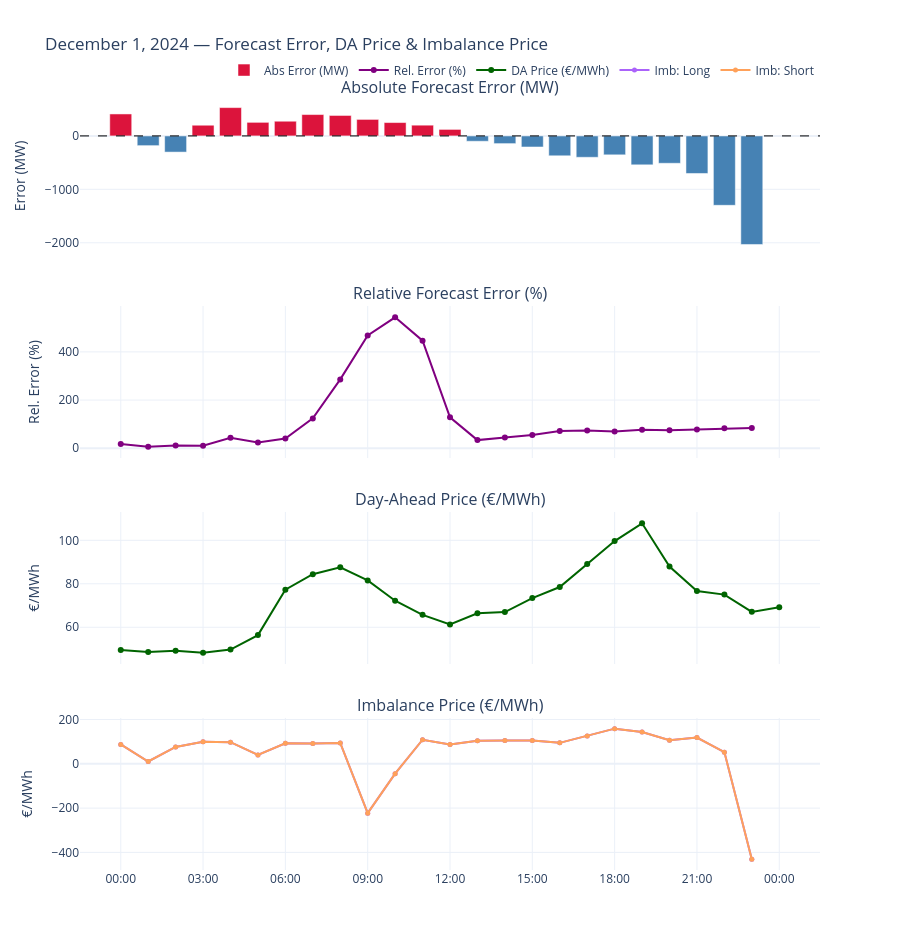

Write notebook code for a chart like this one.
### Code cell
# --- Chart B: Dec 1 — Absolute error, relative error (%), DA price, imbalance price ---
from plotly.subplots import make_subplots

fig_b = make_subplots(
    rows=4, cols=1,
    shared_xaxes=True,
    vertical_spacing=0.07,
    subplot_titles=(
        "Absolute Forecast Error (MW)",
        "Relative Forecast Error (%)",
        "Day-Ahead Price (€/MWh)",
        "Imbalance Price (€/MWh)"
    )
)

bar_colors = ["crimson" if e > 0 else "steelblue" for e in df_dec1["error"]]

# Row 1: Signed error bars
fig_b.add_trace(go.Bar(
    x=df_dec1.index, y=df_dec1["error"],
    marker_color=bar_colors,
    name="Abs Error (MW)"
), row=1, col=1)
fig_b.add_hline(y=0, line_dash="dash", line_color="black", line_width=1, row=1, col=1)

# Row 2: Relative error (%)
fig_b.add_trace(go.Scatter(
    x=df_dec1.index, y=df_dec1["rel_error"],
    mode="lines+markers",
    line=dict(color="purple", width=2),
    marker=dict(size=6),
    name="Rel. Error (%)"
), row=2, col=1)

# Row 3: DA price
fig_b.add_trace(go.Scatter(
    x=da_prices.index, y=da_prices.values,
    mode="lines+markers",
    line=dict(color="darkgreen", width=2),
    marker=dict(size=6),
    name="DA Price (€/MWh)"
), row=3, col=1)

# Row 4: Imbalance prices — plot all columns returned
for col in imb_prices.columns:
    fig_b.add_trace(go.Scatter(
        x=imb_prices.index, y=imb_prices[col],
        mode="lines+markers",
        marker=dict(size=5),
        name=f"Imb: {col}"
    ), row=4, col=1)

fig_b.update_xaxes(tickformat="%H:%M", row=4, col=1)
fig_b.update_yaxes(title_text="Error (MW)", row=1, col=1)
fig_b.update_yaxes(title_text="Rel. Error (%)", row=2, col=1)
fig_b.update_yaxes(title_text="€/MWh", row=3, col=1)
fig_b.update_yaxes(title_text="€/MWh", row=4, col=1)

fig_b.update_layout(
    title="December 1, 2024 — Forecast Error, DA Price & Imbalance Price",
    hovermode="x unified",
    template="plotly_white",
    height=950,
    legend=dict(orientation="h", yanchor="bottom", y=1.02, xanchor="right", x=1)
)
fig_b.show()

### Figure 1 — Plotly figure (JSON) as saved in the notebook; plotly's stock layout.template omitted (floating-point values rounded to 4 significant figures)
{"data": [{"marker": {"color": ["crimson", "steelblue", "steelblue", "crimson", "crimson", "crimson", "crimson", "crimson", "crimson", "crimson", "crimson", "crimson", "crimson", "steelblue", "steelblue", "steelblue", "steelblue", "steelblue", "steelblue", "steelblue", "steelblue", "steelblue", "steelblue", "steelblue"]}, "name": "Abs Error (MW)", "type": "bar", "x": ["2024-03-11T00:00:00+01:00", "2024-03-11T01:00:00+01:00", "2024-03-11T02:00:00+01:00", "2024-03-11T03:00:00+01:00", "2024-03-11T04:00:00+01:00", "2024-03-11T05:00:00+01:00", "2024-03-11T06:00:00+01:00", "2024-03-11T07:00:00+01:00", "2024-03-11T08:00:00+01:00", "2024-03-11T09:00:00+01:00", "2024-03-11T10:00:00+01:00", "2024-03-11T11:00:00+01:00", "2024-03-11T12:00:00+01:00", "2024-03-11T13:00:00+01:00", "2024-03-11T14:00:00+01:00", "2024-03-11T15:00:00+01:00", "2024-03-11T16:00:00+01:00", "2024-03-11T17:00:00+01:00", "2024-03-11T18:00:00+01:00", "2024-03-11T19:00:00+01:00", "2024-03-11T20:00:00+01:00", "2024-03-11T21:00:00+01:00", "2024-03-11T22:00:00+01:00", "2024-03-11T23:00:00+01:00"], "xaxis": "x", "y": [411.0, -182.0, -303.0, 200.0, 530.0, 254.0, 275.0, 400.0, 383.0, 309.0, 250.0, 201.0, 122.0, -100.0, -144.0, -207.0, -372.0, -400.0, -354.0, -541.0, -512.0, -703.0, -1299.0, -2032.0], "yaxis": "y"}, {"line": {"color": "purple", "width": 2}, "marker": {"size": 6}, "mode": "lines+markers", "name": "Rel. Error (%)", "type": "scatter", "x": ["2024-03-11T00:00:00+01:00", "2024-03-11T01:00:00+01:00", "2024-03-11T02:00:00+01:00", "2024-03-11T03:00:00+01:00", "2024-03-11T04:00:00+01:00", "2024-03-11T05:00:00+01:00", "2024-03-11T06:00:00+01:00", "2024-03-11T07:00:00+01:00", "2024-03-11T08:00:00+01:00", "2024-03-11T09:00:00+01:00", "2024-03-11T10:00:00+01:00", "2024-03-11T11:00:00+01:00", "2024-03-11T12:00:00+01:00", "2024-03-11T13:00:00+01:00", "2024-03-11T14:00:00+01:00", "2024-03-11T15:00:00+01:00", "2024-03-11T16:00:00+01:00", "2024-03-11T17:00:00+01:00", "2024-03-11T18:00:00+01:00", "2024-03-11T19:00:00+01:00", "2024-03-11T20:00:00+01:00", "2024-03-11T21:00:00+01:00", "2024-03-11T22:00:00+01:00", "2024-03-11T23:00:00+01:00"], "xaxis": "x2", "y": [17.72, 6.454, 10.97, 10.15, 43.16, 24.28, 40.26, 123.8, 285.8, 468.2, 543.5, 446.7, 128.4, 33.78, 44.44, 55.5, 71.26, 73.26, 69.82, 77.07, 75.18, 77.85, 83.0, 84.32], "yaxis": "y2"}, {"line": {"color": "darkgreen", "width": 2}, "marker": {"size": 6}, "mode": "lines+markers", "name": "DA Price (€/MWh)", "type": "scatter", "x": ["2024-03-11T00:00:00+01:00", "2024-03-11T01:00:00+01:00", "2024-03-11T02:00:00+01:00", "2024-03-11T03:00:00+01:00", "2024-03-11T04:00:00+01:00", "2024-03-11T05:00:00+01:00", "2024-03-11T06:00:00+01:00", "2024-03-11T07:00:00+01:00", "2024-03-11T08:00:00+01:00", "2024-03-11T09:00:00+01:00", "2024-03-11T10:00:00+01:00", "2024-03-11T11:00:00+01:00", "2024-03-11T12:00:00+01:00", "2024-03-11T13:00:00+01:00", "2024-03-11T14:00:00+01:00", "2024-03-11T15:00:00+01:00", "2024-03-11T16:00:00+01:00", "2024-03-11T17:00:00+01:00", "2024-03-11T18:00:00+01:00", "2024-03-11T19:00:00+01:00", "2024-03-11T20:00:00+01:00", "2024-03-11T21:00:00+01:00", "2024-03-11T22:00:00+01:00", "2024-03-11T23:00:00+01:00", "2024-03-12T00:00:00+01:00"], "xaxis": "x3", "y": [49.49, 48.57, 49.19, 48.3, 49.74, 56.38, 77.29, 84.43, 87.58, 81.53, 72.22, 65.72, 61.26, 66.4, 67.0, 73.42, 78.51, 89.1, 99.66, 107.8, 87.92, 76.68, 75.02, 67.08, 69.18], "yaxis": "y3"}, {"marker": {"size": 5}, "mode": "lines+markers", "name": "Imb: Long", "type": "scatter", "x": ["2024-03-11T00:00:00+01:00", "2024-03-11T01:00:00+01:00", "2024-03-11T02:00:00+01:00", "2024-03-11T03:00:00+01:00", "2024-03-11T04:00:00+01:00", "2024-03-11T05:00:00+01:00", "2024-03-11T06:00:00+01:00", "2024-03-11T07:00:00+01:00", "2024-03-11T08:00:00+01:00", "2024-03-11T09:00:00+01:00", "2024-03-11T10:00:00+01:00", "2024-03-11T11:00:00+01:00", "2024-03-11T12:00:00+01:00", "2024-03-11T13:00:00+01:00", "2024-03-11T14:00:00+01:00", "2024-03-11T15:00:00+01:00", "2024-03-11T16:00:00+01:00", "2024-03-11T17:00:00+01:00", "2024-03-11T18:00:00+01:00", "2024-03-11T19:00:00+01:00", "2024-03-11T20:00:00+01:00", "2024-03-11T21:00:00+01:00", "2024-03-11T22:00:00+01:00", "2024-03-11T23:00:00+01:00"], "xaxis": "x4", "y": [87.24, 10.43, 75.87, 99.38, 97.56, 39.56, 92.22, 91.47, 94.33, -222.9, -44.62, 108.6, 86.75, 104.0, 105.3, 105.3, 94.52, 125.3, 158.6, 143.3, 106.1, 118.2, 52.68, -430.8], "yaxis": "y4"}, {"marker": {"size": 5}, "mode": "lines+markers", "name": "Imb: Short", "type": "scatter", "x": ["2024-03-11T00:00:00+01:00", "2024-03-11T01:00:00+01:00", "2024-03-11T02:00:00+01:00", "2024-03-11T03:00:00+01:00", "2024-03-11T04:00:00+01:00", "2024-03-11T05:00:00+01:00", "2024-03-11T06:00:00+01:00", "2024-03-11T07:00:00+01:00", "2024-03-11T08:00:00+01:00", "2024-03-11T09:00:00+01:00", "2024-03-11T10:00:00+01:00", "2024-03-11T11:00:00+01:00", "2024-03-11T12:00:00+01:00", "2024-03-11T13:00:00+01:00", "2024-03-11T14:00:00+01:00", "2024-03-11T15:00:00+01:00", "2024-03-11T16:00:00+01:00", "2024-03-11T17:00:00+01:00", "2024-03-11T18:00:00+01:00", "2024-03-11T19:00:00+01:00", "2024-03-11T20:00:00+01:00", "2024-03-11T21:00:00+01:00", "2024-03-11T22:00:00+01:00", "2024-03-11T23:00:00+01:00"], "xaxis": "x4", "y": [87.24, 10.43, 75.87, 99.38, 97.56, 39.56, 92.22, 91.47, 94.33, -222.9, -44.62, 108.6, 86.75, 104.0, 105.3, 105.3, 94.52, 125.3, 158.6, 143.3, 106.1, 118.2, 52.68, -430.8], "yaxis": "y4"}], "layout": {"annotations": [{"font": {"size": 16}, "showarrow": false, "text": "Absolute Forecast Error (MW)", "x": 0.5, "xanchor": "center", "xref": "paper", "y": 1, "yanchor": "bottom", "yref": "paper"}, {"font": {"size": 16}, "showarrow": false, "text": "Relative Forecast Error (%)", "x": 0.5, "xanchor": "center", "xref": "paper", "y": 0.7325, "yanchor": "bottom", "yref": "paper"}, {"font": {"size": 16}, "showarrow": false, "text": "Day-Ahead Price (€/MWh)", "x": 0.5, "xanchor": "center", "xref": "paper", "y": 0.465, "yanchor": "bottom", "yref": "paper"}, {"font": {"size": 16}, "showarrow": false, "text": "Imbalance Price (€/MWh)", "x": 0.5, "xanchor": "center", "xref": "paper", "y": 0.1975, "yanchor": "bottom", "yref": "paper"}], "height": 950, "hovermode": "x unified", "legend": {"orientation": "h", "x": 1, "xanchor": "right", "y": 1.02, "yanchor": "bottom"}, "shapes": [{"line": {"color": "black", "dash": "dash", "width": 1}, "type": "line", "x0": 0, "x1": 1, "xref": "x domain", "y0": 0, "y1": 0, "yref": "y"}], "title": {"text": "December 1, 2024 — Forecast Error, DA Price & Imbalance Price"}, "xaxis": {"anchor": "y", "domain": [0, 1], "matches": "x4", "showticklabels": false}, "xaxis2": {"anchor": "y2", "domain": [0, 1], "matches": "x4", "showticklabels": false}, "xaxis3": {"anchor": "y3", "domain": [0, 1], "matches": "x4", "showticklabels": false}, "xaxis4": {"anchor": "y4", "domain": [0, 1], "tickformat": "%H:%M"}, "yaxis": {"anchor": "x", "domain": [0.8025, 1], "title": {"text": "Error (MW)"}}, "yaxis2": {"anchor": "x2", "domain": [0.535, 0.7325], "title": {"text": "Rel. Error (%)"}}, "yaxis3": {"anchor": "x3", "domain": [0.2675, 0.465], "title": {"text": "€/MWh"}}, "yaxis4": {"anchor": "x4", "domain": [0, 0.1975], "title": {"text": "€/MWh"}}}}
